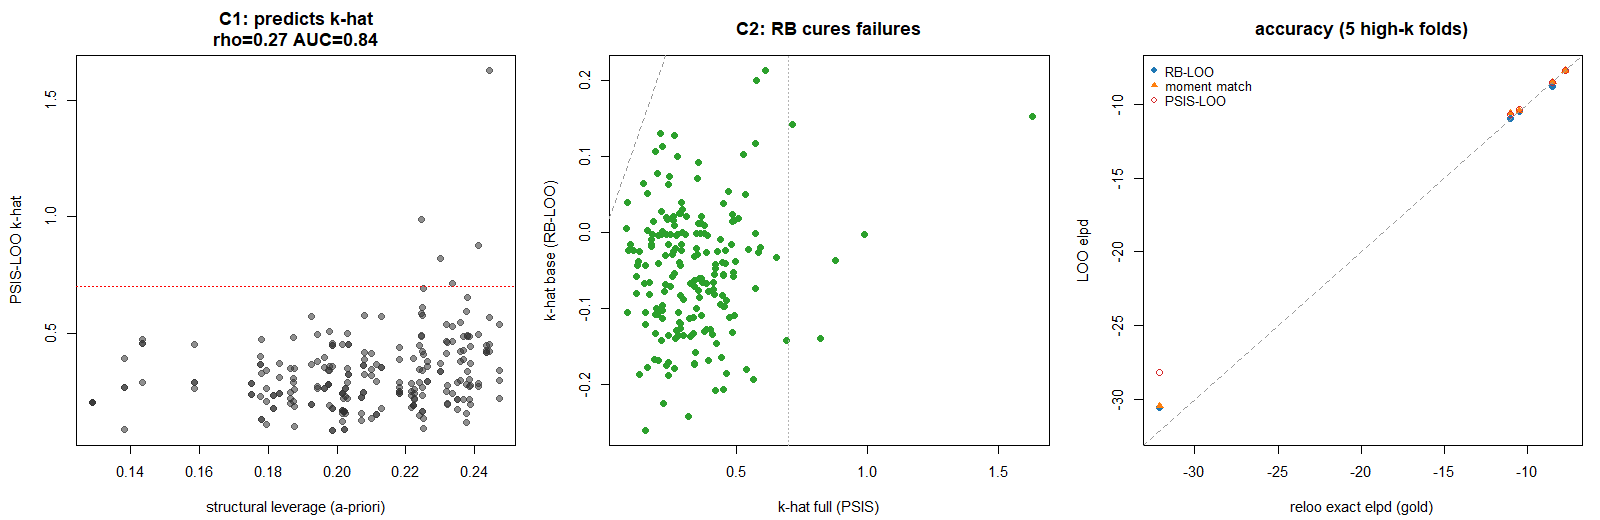

Write the R code that produced this figure.
# =====================================================================
# E-real : real-data external validity on brms::epilepsy.
# Hierarchical Poisson GLMM (seizure counts, 59 patients x 4 visits;
# overdispersed -> a known PSIS-LOO stressor). Doubles as the rbloo package
# integration test: fit -> rb_loo(fit) -> validate vs reloo gold + moment match.
#   C1  structural leverage flags the high-k obs a-priori
#   C2  RB-LOO (Poisson 1-D quadrature over the patient RE) cures + matches reloo
# =====================================================================
suppressMessages({library(brms); library(loo); library(posterior)})
options(mc.cores=4)
# load the package under development
pkg_R <- if (dir.exists("../R")) "../R" else "R"   # package lives at repo root
for (f in list.files(pkg_R, pattern="\\.R$", full.names=TRUE)) source(f)

data(epilepsy, package="brms")
epilepsy$zBase <- as.numeric(scale(log(epilepsy$Base)))
epilepsy$zAge  <- as.numeric(scale(log(epilepsy$Age)))

fit <- brm(count ~ zBase*Trt + zAge + (1|patient), data=epilepsy,
           family=poisson(), chains=4, iter=1500, refresh=0, seed=7,
           backend="rstan", save_pars=save_pars(all=TRUE),
           control=list(adapt_delta=0.95))

## ---- rb_loo() : the package call ----
rb <- rb_loo(fit)
print(rb)

k_full <- rb$diagnostics$pareto_k_full; k_base <- rb$diagnostics$pareto_k
e_full <- rb$pointwise$elpd_full;       e_rb   <- rb$pointwise$elpd_rb
h_struct <- rb$structural_leverage
hi <- which(k_full>0.7); N <- length(k_full)
cat(sprintf("\nPSIS-LOO: #(k>0.7)=%d / %d  max k=%.2f\n", length(hi), N, max(k_full)))

sp<-function(a,b) suppressWarnings(cor(a,b,method="spearman"))
auc<-function(s,l){ if(sum(l)==0||sum(l)==length(l)) return(NA); r<-rank(s)
  (sum(r[l==1])-sum(l==1)*(sum(l==1)+1)/2)/(sum(l==1)*sum(l==0)) }
rmse<-function(a,b) sqrt(mean((a-b)^2))

## ---- gold : reloo exact refit of high-k folds ----
lw <- suppressWarnings(loo(fit))
t0<-Sys.time(); rl <- suppressWarnings(reloo(fit, loo=lw, k_threshold=0.7))
reloo_secs<-as.numeric(Sys.time()-t0,units="secs"); e_gold<-rl$pointwise[,"elpd_loo"]

## ---- moment matching comparator ----
t0<-Sys.time(); mm <- tryCatch(suppressWarnings(loo_moment_match(fit, loo=lw, k_threshold=0.7)),
                               error=function(e){cat("MM ERR:",conditionMessage(e),"\n");NULL})
mm_secs<-as.numeric(Sys.time()-t0,units="secs")
e_mm <- if(!is.null(mm)) mm$pointwise[,"elpd_loo"] else rep(NA,N)

cat("\n================ E-real : epilepsy (Poisson patient-RE GLMM) ================\n")
cat(sprintf("C1  Spearman(structural leverage, k_full)=%.2f   AUC(k>0.7)=%.2f\n",
            sp(h_struct,k_full), auc(h_struct,as.numeric(k_full>0.7))))
cat(sprintf("C2  cure: PSIS #(k>0.7)=%d -> RB #(k>0.7)=%d   (mean k %.2f -> %.2f)\n",
            sum(k_full>0.7), sum(k_base>0.7), mean(k_full), mean(k_base)))
if(length(hi)){
  cat(sprintf("Acc vs reloo-exact on %d high-k folds (elpd RMSE): PSIS=%.3f  MM=%.3f  RB=%.3f\n",
              length(hi), rmse(e_full[hi],e_gold[hi]),
              rmse(e_mm[hi],e_gold[hi]), rmse(e_rb[hi],e_gold[hi])))
  cat(sprintf("Cost: RB refits/opts=0 | MM opts=%d (%.0fs) | reloo refits=%d (%.0fs)\n",
              length(hi), mm_secs, length(hi), reloo_secs))
}
saveRDS(list(rb=rb,k_full=k_full,k_base=k_base,e_full=e_full,e_rb=e_rb,e_mm=e_mm,
             e_gold=e_gold,h_struct=h_struct,hi=hi,pooling=rb$pooling_factor,
             count=epilepsy$count),
        "ereal_epilepsy.rds")

## ---- figure ----
png("ereal_epilepsy.png", width=1600, height=520, res=135)
par(mfrow=c(1,3), mar=c(4.3,4.4,3.2,1))
plot(h_struct, k_full, pch=19, col=adjustcolor("#333333",0.55),
     xlab="structural leverage (a-priori)", ylab="PSIS-LOO k-hat",
     main=sprintf("C1: predicts k-hat\nrho=%.2f AUC=%.2f",
                  sp(h_struct,k_full), auc(h_struct,as.numeric(k_full>0.7))))
abline(h=0.7,lty=3,col="red")
plot(k_full, k_base, pch=19, col="#2ca02c",
     xlab="k-hat full (PSIS)", ylab="k-hat base (RB-LOO)", main="C2: RB cures failures")
abline(0,1,lty=2,col="grey60"); abline(h=0.7,v=0.7,lty=3,col="grey70")
if(length(hi)){
  yl<-range(c(e_gold[hi],e_rb[hi],e_full[hi],e_mm[hi]),na.rm=TRUE)
  plot(e_gold[hi], e_rb[hi], pch=19, col="#1f77b4", xlim=yl, ylim=yl,
       xlab="reloo exact elpd (gold)", ylab="LOO elpd",
       main=sprintf("accuracy (%d high-k folds)",length(hi)))
  points(e_gold[hi], e_mm[hi], pch=17, col="#ff7f0e")
  points(e_gold[hi], e_full[hi], pch=1, col="#d62728"); abline(0,1,lty=2,col="grey60")
  legend("topleft",bty="n",cex=0.85,pch=c(19,17,1),col=c("#1f77b4","#ff7f0e","#d62728"),
         legend=c("RB-LOO","moment match","PSIS-LOO"))
} else plot.new()
dev.off(); cat("\nWrote figure: ereal_epilepsy.png\n")
